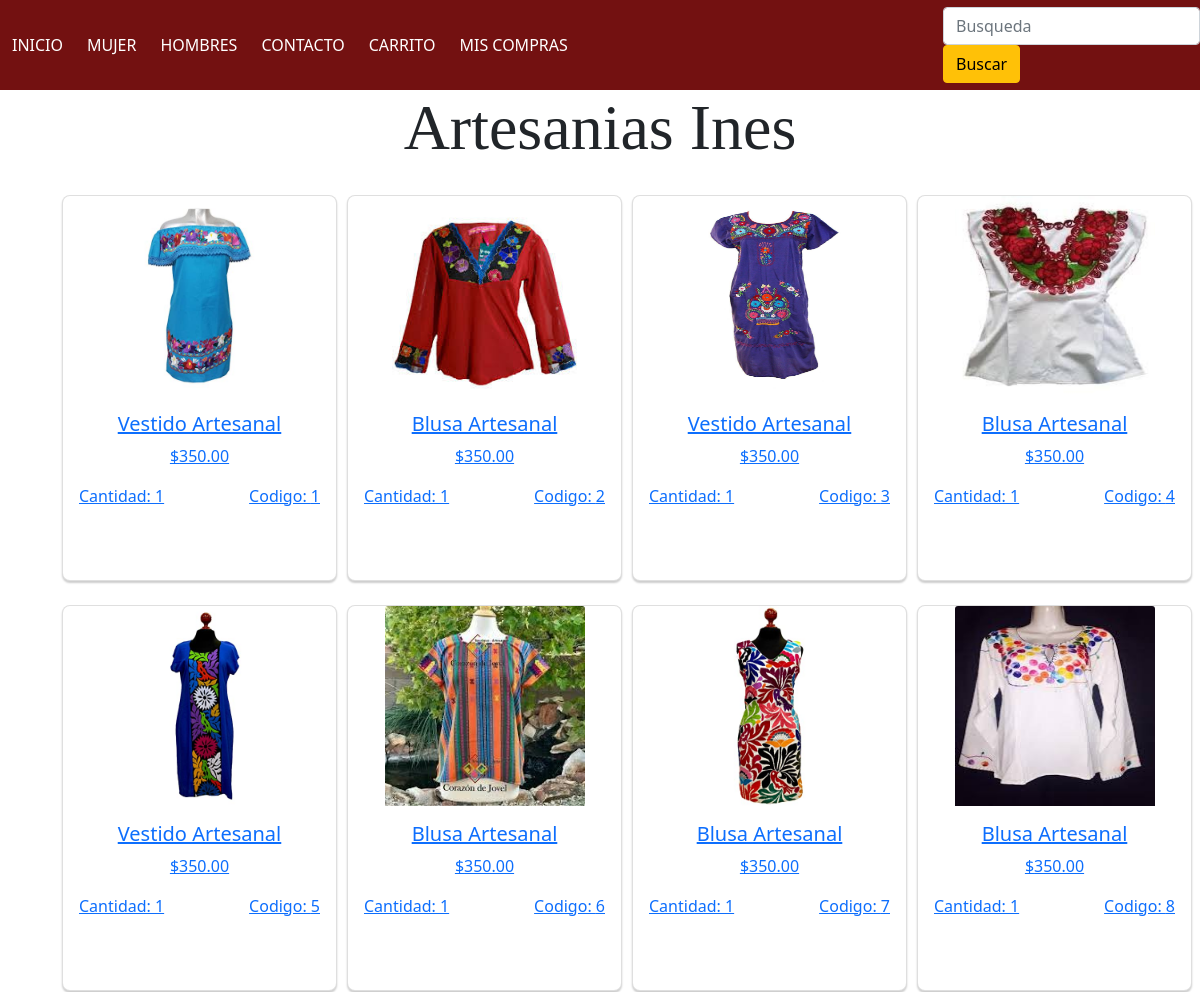
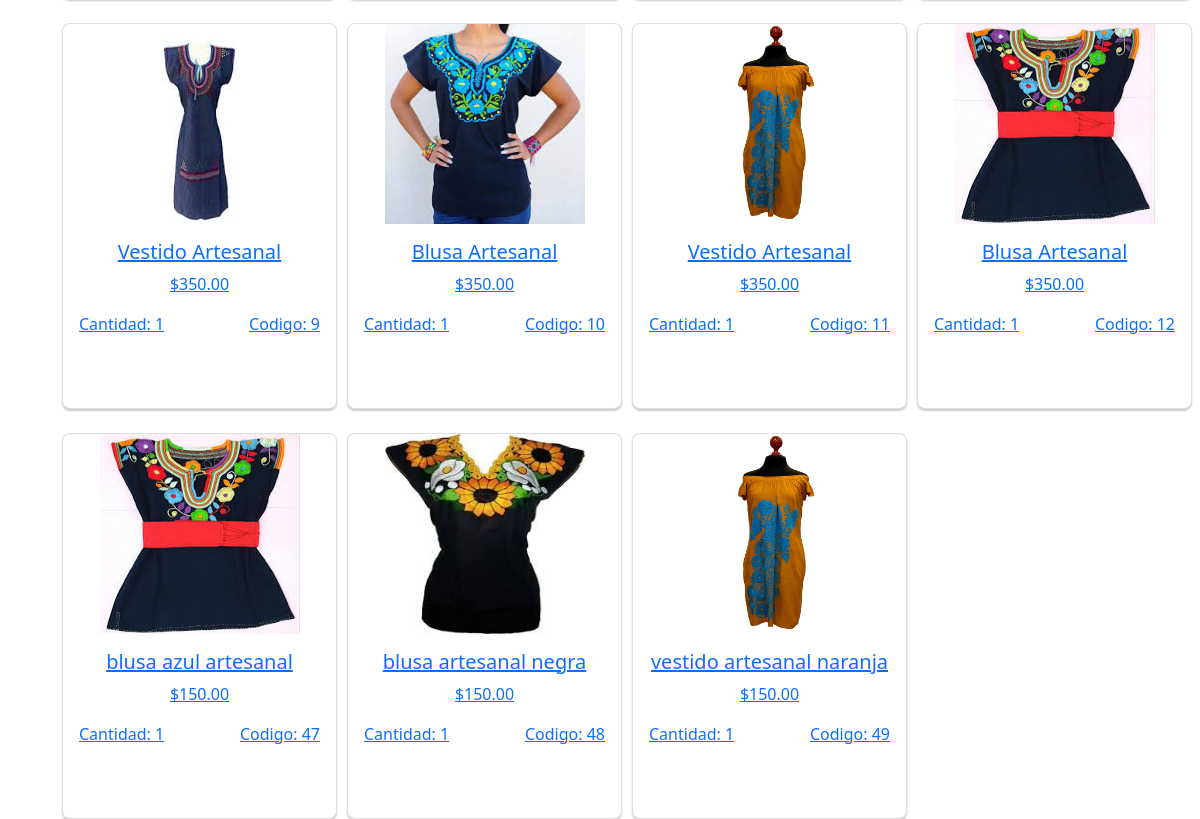
The app's page /categorias/ropa.php (signed in) with its own data (2 pictures, top to bottom).
### tables this page shows
CREATE TABLE `inventario` (
  `pk_inventario` int(11) NOT NULL,
  `cantidad` int(11) DEFAULT 0,
  `nombre_producto` varchar(25) DEFAULT NULL,
  `precio` decimal(6,3) DEFAULT NULL,
  `fk_usuario` int(11) DEFAULT NULL,
  `img_producto` varchar(200) DEFAULT NULL,
  `categorias_id` int(11) NOT NULL
);

### categorias/ropa.php (the view, shortened to what this page needs)
<?php
require ('../db/conexion.php');
$sel = $con->query("SELECT `pk_inventario`, `cantidad`,
                            `nombre_producto`, `precio`,
                            `img_producto`
                    FROM `inventario`
                    WHERE cantidad >0 || NOT null");
?>
<!DOCTYPE html>
<html lang="en">
<head>
    <link rel="stylesheet" href="../css/main.css">
    <link href="https://cdn.jsdelivr.net/npm/bootstrap@5.0.2/dist/css/bootstrap.min.css" rel="stylesheet"
>
</head>
<header class="header">
            <ul class="nav">
                    <li><a href="http://localhost/ProyectoPagWeb/index.html">INICIO</a></li>
                <li><a href="ropamujer.html">MUJER</a>
                </li>
                <li><a href="ropahombre.html">HOMBRES</a>
                </li>
                <li><a href="contacto.html">CONTACTO</a></li>
                <li><a href="http://localhost/ProyectoPagWeb/carrito/?id=%2726%3Cbr%3E%27">CARRITO</a></li>
                <li><a href="http://localhost/ProyectoPagWeb/misCompras/?id=%2726%3Cbr%3E%27">MIS COMPRAS</a></li>
            </ul>
        <form class="form-inline my-2 my-lg-0">
          <input class="form-control" type="search" placeholder="Busqueda" aria-label="Search">
          <button class="btn btn-warning" type="submit">Buscar</button>
        </form>
        </header>
    <main class="container">
        <h1 class="display-3 text-center">Artesanias Ines</h1>
        <div class="row row-cols-1 row-cols-xs-1 row-cols-sm-2 row-cols-md-3 row-cols-lg-4 g-4">
            <?php while($f = $sel->fetch_assoc()){ ?>
                <div class="col">
                    <div class="card h-100" >
                        <a href="../compra/index.php?idProducto=<?php echo $f['pk_inventario']?>&idUser=<?php echo $_SESSION['id']?>">
                            <img src="<?php echo $f['img_producto'] ?>"
                                class="card-img-top imgCard" alt="..."
                            >
                            <div class="card-body">
                                <h5 class="card-title">
                                    <?php echo $f['nombre_producto'] ?>
                                </h5>
                                <p class="card-text">
                                    <?php echo "$".number_format($f['precio'],2) ?>
                                </p>
                                <div class="row">
                                    <div class="col">
                                        <p class="text-start">
                                            Cantidad: <?php echo $f['cantidad'] ?>
                                        </p>
                                    </div>
                                    <div class="col">
                                        <p class="card-text text-end">
                                            Codigo: <?php echo $f['pk_inventario'] ?>
                                        </p>
                                    </div>
                                </div>
                            </div>
                        </a>
                    </div>
                </div>
            <?php } ?>
        </div>
    </main>
</body>
</html>
</body>
</html>

### css/main.css (style rules this page uses)
* { margin: 0; padding: 0; box-sizing: border-box; }
.header { width: 100%; height: 90px; background-color: #731111; display: flex; justify-content: space-between; align-items: center; margin: auto; }
ul, ol { list-style:none; }
.nav > li { float:left; }
.nav li a { background-color: #731111; color:white; text-decoration:none; padding:10px 12px; display:block; }
button { background-color: #731111; }
h1 { font-family: 'Satisfy', cursive; text-align: center; }
.card img { width: 200px; height: 200px; }
div.card { width: 275px; height: auto; border-radius: 8px; box-shadow: 0 2px 2px rgba(0,0,0,0.2); overflow: hidden; margin: 20px; text-align: center; transition: all 0.25; float: left; }

### records on screen
inventario: img_producto (picture), nombre_producto "Vestido Artesanal", precio "350.00", cantidad "1", pk_inventario "1"
inventario: img_producto (picture), nombre_producto "Blusa Artesanal", precio "350.00", cantidad "1", pk_inventario "2"
inventario: img_producto (picture), nombre_producto "Vestido Artesanal", precio "350.00", cantidad "1", pk_inventario "3"
inventario: img_producto (picture), nombre_producto "Blusa Artesanal", precio "350.00", cantidad "1", pk_inventario "4"
inventario: img_producto (picture), nombre_producto "Vestido Artesanal", precio "350.00", cantidad "1", pk_inventario "5"
inventario: img_producto (picture), nombre_producto "Blusa Artesanal", precio "350.00", cantidad "1", pk_inventario "6"
inventario: img_producto (picture), nombre_producto "Blusa Artesanal", precio "350.00", cantidad "1", pk_inventario "7"
inventario: img_producto (picture), nombre_producto "Blusa Artesanal", precio "350.00", cantidad "1", pk_inventario "8"
inventario: img_producto (picture), nombre_producto "Vestido Artesanal", precio "350.00", cantidad "1", pk_inventario "9"
inventario: img_producto (picture), nombre_producto "Blusa Artesanal", precio "350.00", cantidad "1", pk_inventario "10"
inventario: img_producto (picture), nombre_producto "Vestido Artesanal", precio "350.00", cantidad "1", pk_inventario "11"
inventario: img_producto (picture), nombre_producto "Blusa Artesanal", precio "350.00", cantidad "1", pk_inventario "12"
inventario: img_producto (picture), nombre_producto "blusa azul artesanal", precio "150.00", cantidad "1", pk_inventario "47"
inventario: img_producto (picture), nombre_producto "blusa artesanal negra", precio "150.00", cantidad "1", pk_inventario "48"
inventario: img_producto (picture), nombre_producto "vestido artesanal naranja", precio "150.00", cantidad "1", pk_inventario "49"
